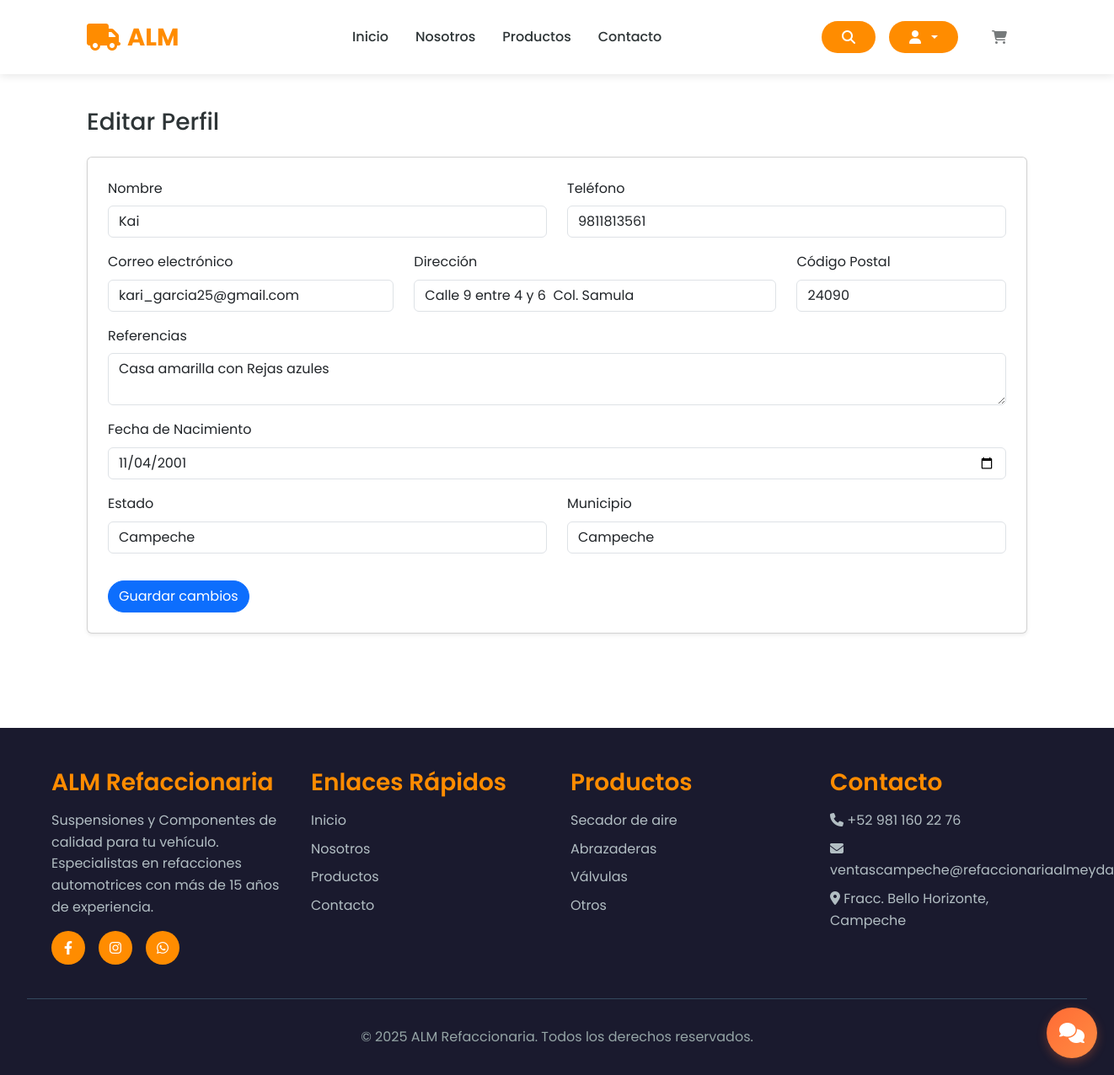
The app's page /editar-perfil/ (signed in) with its own data.
### store/models.py (models this page shows, shortened)
class Customer(models.Model):
    user = models.OneToOneField(User, null=True, blank=True, on_delete=models.CASCADE)
    name = models.CharField(max_length=200, null=True, blank=True)
    email = models.EmailField(max_length=200)
    phone_number = models.CharField(max_length=20, blank=True, null=True)
    address = models.CharField(max_length=250, blank=True, null=True)
    referencias = models.CharField(max_length=250, blank=True, null=True)
    date_of_birth = models.DateField(null=True, blank=True)
    zip_code = models.CharField(max_length=10, null=True, blank=True)
    state = models.CharField(
        max_length=3,
        choices=MEXICAN_STATES,
        blank=True,
        null=True
    )
    municipality = models.CharField(max_length=100, blank=True, null=True)

### store/views.py (the view)
# urls.py: path('editar-perfil/', views.edit_profile, name='edit_profile'),
@login_required
def edit_profile(request):
    user = request.user
    try:
        customer = user.customer
    except Customer.DoesNotExist:
        customer = Customer(user=user)
    if request.method == 'POST':
        form = CustomerForm(request.POST, instance=customer)
        if form.is_valid():
            form.save()
            return redirect('profile')  # Asegúrate de que 'profile' es el nombre de tu URL de perfil
    else:
        form = CustomerForm(instance=customer)
    return render(request, 'store/edit_profile.html', {'form': form})

### store/forms.py
class CustomerForm(forms.ModelForm):
    class Meta:
        model = Customer
        fields = ['name', 'phone_number', 'email', 'address', 'referencias', 'date_of_birth', 'zip_code', 'state', 'municipality']
        widgets = {
            'name': forms.TextInput(attrs={'class': 'form-control'}),
            'phone_number': forms.TextInput(attrs={'class': 'form-control'}),
            'email': forms.EmailInput(attrs={'class': 'form-control'}),
            'address': forms.TextInput(attrs={'class': 'form-control'}),
            'referencias': forms.Textarea(attrs={'class': 'form-control', 'rows': 2}),
            'date_of_birth': forms.DateInput(attrs={'type': 'date', 'class': 'form-control'}),
            'zip_code': forms.TextInput(attrs={'class': 'form-control'}),
            'state': forms.Select(attrs={'class': 'form-control'}),  # Añadido el widget para 'state'
            'municipality': forms.TextInput(attrs={'class': 'form-control'}),  # Añadido el widget para 'municipality'
        }

### store/templates/store/edit_profile.html (shortened to what this page needs)
{% extends 'store/main.html' %}
{% load static %}
{% block content %}
<div class="container py-5">
    <h3 class="mb-4">Editar Perfil</h3>
    <div class="card shadow-sm p-4">
        <form method="POST">
            <div class="row mb-3">
                <div class="col-md-6">
                    <label for="{{ form.name.id_for_label }}" class="form-label">Nombre</label>
                    {{ form.name }}
                </div>
                <div class="col-md-6">
                    <label for="{{ form.phone_number.id_for_label }}" class="form-label">Teléfono</label>
                    {{ form.phone_number }}
                </div>
            </div>
            <div class="row mb-3">
                <div class="col-md-4">
                    <label for="{{ form.email.id_for_label }}" class="form-label">Correo electrónico</label>
                    {{ form.email }}
                </div>
                <div class="col-md-5">
                    <label for="{{ form.address.id_for_label }}" class="form-label">Dirección</label>
                    {{ form.address }}
                </div>
                <div class="col-md-3">
                    <label for="{{ form.zip_code.id_for_label }}" class="form-label">Código Postal</label>
                    {{ form.zip_code }}
                </div>
            </div>
            <div class="mb-3">
                <label for="{{ form.referencias.id_for_label }}" class="form-label">Referencias</label>
                {{ form.referencias }}
            </div>
            <div class="mb-3">
                <label for="{{ form.date_of_birth.id_for_label }}" class="form-label">Fecha de Nacimiento</label>
                {{ form.date_of_birth }}
            </div>
            <div class="row mb-3">
                <div class="col-md-6">
                    <label for="{{ form.state.id_for_label }}" class="form-label">Estado</label>
                    {{ form.state }}
                </div>
                <div class="col-md-6">
                    <label for="{{ form.municipality.id_for_label }}" class="form-label">Municipio</label>
                    {{ form.municipality }}
                </div>
            </div>
            <button type="submit" class="btn btn-primary mt-3 rounded-pill">Guardar cambios</button>
        </form>
    </div>
</div>
{% endblock content %}

### store/templates/store/base.html (style rules this page uses)
* { margin: 0; padding: 0; box-sizing: border-box; }
:root { --primary-color: #FF8C00; --secondary-color: #1a1a2e; --accent-color: #FFA500; --text-dark: #2d3436; --text-light: #636e72; --white: #ffffff; --light-bg: #f8f9fa; }
body { font-family: 'Poppins', sans-serif; line-height: 1.6; color: var(--text-dark); background-color: var(--white); }
* { transition: background-color 0.3s ease, color 0.3s ease, border-color 0.3s ease; }

### records on screen
Customer: name "Kai", phone_number "9811813561", email "kari_garcia25@gmail.com", address "Calle 9 entre 4 y 6 Col. Samula", zip_code "24090", referencias "Casa amarilla con Rejas azules", date_of_birth "11/04/2001", state "Campeche", municipality "Campeche"
